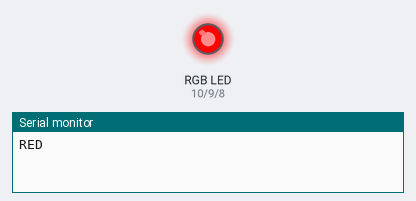
This sketch was run on a simulated Arduino Uno, built with avr-gcc and run on an emulated ATmega328P. Parts: an RGB LED mixed from three pins (HIGH = lit), the last lines printed to the serial monitor.

Above: at 0.5 s.
At 2.0 s:
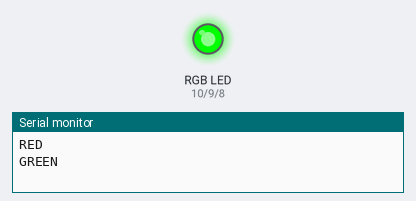
At 4.5 s:
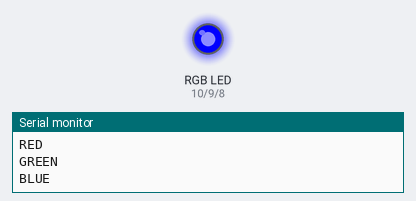
Timing chart, 0 to 7.8 s (numbered marks = the images above):
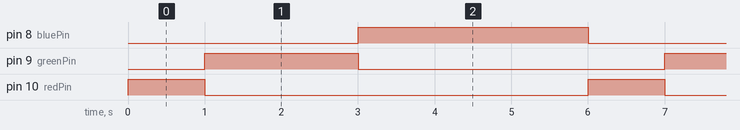

Measured:
- by itself, pin 8 (bluePin): alternates HIGH for 3.0 s and LOW for 3.0 s
- by itself, pin 9 (greenPin): alternates HIGH for 2.0 s and LOW for 4.0 s
- by itself, pin 10 (redPin): alternates HIGH for 1.0 s and LOW for 5.0 s

The sketch:

RGB.ino
```cpp
#define redPin 10
#define greenPin 9
#define bluePin 8

void setup() {
  // put your setup code here, to run once:
  pinMode(redPin, OUTPUT);
  pinMode(greenPin, OUTPUT);
  pinMode(bluePin, OUTPUT);
  Serial.begin(750);
}

void loop() {

  for (int i = 0; i <= 3; i++) {
    if (i == 1) {
      Serial.println("RED");
      digitalWrite(redPin, 255);
      digitalWrite(greenPin, 0);
      digitalWrite(bluePin, 0);
      delay(1000);
    }
    if (i == 2) {
      Serial.println("GREEN");
      digitalWrite(redPin, 0);
      digitalWrite(greenPin, 255);
      digitalWrite(bluePin, 0);
      delay(2000);
    }
    if (i == 3) {
      Serial.println("BLUE");
      digitalWrite(redPin, 0);
      digitalWrite(greenPin, 0);
      digitalWrite(bluePin, 255);
      delay(3000);
    }
  }
}
```
